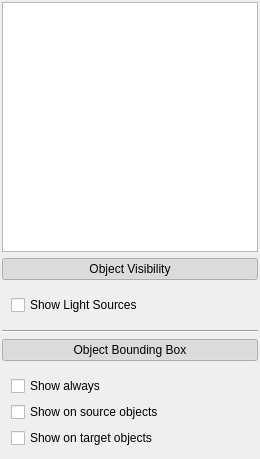
<?xml version="1.0" encoding="UTF-8"?>
<ui version="4.0">
 <class>dctoolbox</class>
 <widget class="QWidget" name="dctoolbox">
  <property name="windowTitle">
   <string>Form</string>
  </property>
  <layout class="QVBoxLayout" name="verticalLayout_3">
   <property name="margin">
    <number>2</number>
   </property>
   <item>
    <widget class="DataControlTreeView" name="treeView">
     <property name="minimumSize">
      <size>
       <width>0</width>
       <height>250</height>
      </size>
     </property>
     <property name="contextMenuPolicy">
      <enum>Qt::CustomContextMenu</enum>
     </property>
     <property name="acceptDrops">
      <bool>true</bool>
     </property>
     <property name="dragEnabled">
      <bool>true</bool>
     </property>
     <property name="selectionMode">
      <enum>QAbstractItemView::ExtendedSelection</enum>
     </property>
    </widget>
   </item>
   <item>
    <widget class="QPushButton" name="visibleDataBtn">
     <property name="text">
      <string>Object Visibility</string>
     </property>
     <property name="checkable">
      <bool>true</bool>
     </property>
     <property name="checked">
      <bool>true</bool>
     </property>
     <property name="flat">
      <bool>true</bool>
     </property>
    </widget>
   </item>
   <item>
    <widget class="QWidget" name="visibleDataWidget" native="true">
     <layout class="QVBoxLayout" name="verticalLayout">
      <item>
       <widget class="QCheckBox" name="lightSources">
        <property name="text">
         <string>Show Light Sources</string>
        </property>
       </widget>
      </item>
     </layout>
    </widget>
   </item>
   <item>
    <widget class="Line" name="line_2">
     <property name="orientation">
      <enum>Qt::Horizontal</enum>
     </property>
    </widget>
   </item>
   <item>
    <widget class="QPushButton" name="boundingBoxBtn">
     <property name="text">
      <string>Object Bounding Box</string>
     </property>
     <property name="checkable">
      <bool>true</bool>
     </property>
     <property name="checked">
      <bool>true</bool>
     </property>
     <property name="flat">
      <bool>true</bool>
     </property>
    </widget>
   </item>
   <item>
    <widget class="QWidget" name="boundingBoxWidget" native="true">
     <layout class="QVBoxLayout" name="verticalLayout_2">
      <item>
       <widget class="QCheckBox" name="notSelected">
        <property name="text">
         <string>Show always</string>
        </property>
       </widget>
      </item>
      <item>
       <widget class="QCheckBox" name="sourceSelected">
        <property name="text">
         <string>Show on source objects</string>
        </property>
       </widget>
      </item>
      <item>
       <widget class="QCheckBox" name="targetSelected">
        <property name="text">
         <string>Show on target objects</string>
        </property>
       </widget>
      </item>
     </layout>
    </widget>
   </item>
  </layout>
 </widget>
 <customwidgets>
  <customwidget>
   <class>DataControlTreeView</class>
   <extends>QTreeView</extends>
   <header>TreeView.hh</header>
  </customwidget>
 </customwidgets>
 <resources/>
 <connections>
  <connection>
   <sender>visibleDataBtn</sender>
   <signal>toggled(bool)</signal>
   <receiver>visibleDataWidget</receiver>
   <slot>setVisible(bool)</slot>
   <hints>
    <hint type="sourcelabel">
     <x>161</x>
     <y>276</y>
    </hint>
    <hint type="destinationlabel">
     <x>160</x>
     <y>302</y>
    </hint>
   </hints>
  </connection>
  <connection>
   <sender>boundingBoxBtn</sender>
   <signal>toggled(bool)</signal>
   <receiver>boundingBoxWidget</receiver>
   <slot>setVisible(bool)</slot>
   <hints>
    <hint type="sourcelabel">
     <x>138</x>
     <y>345</y>
    </hint>
    <hint type="destinationlabel">
     <x>133</x>
     <y>373</y>
    </hint>
   </hints>
  </connection>
 </connections>
</ui>
